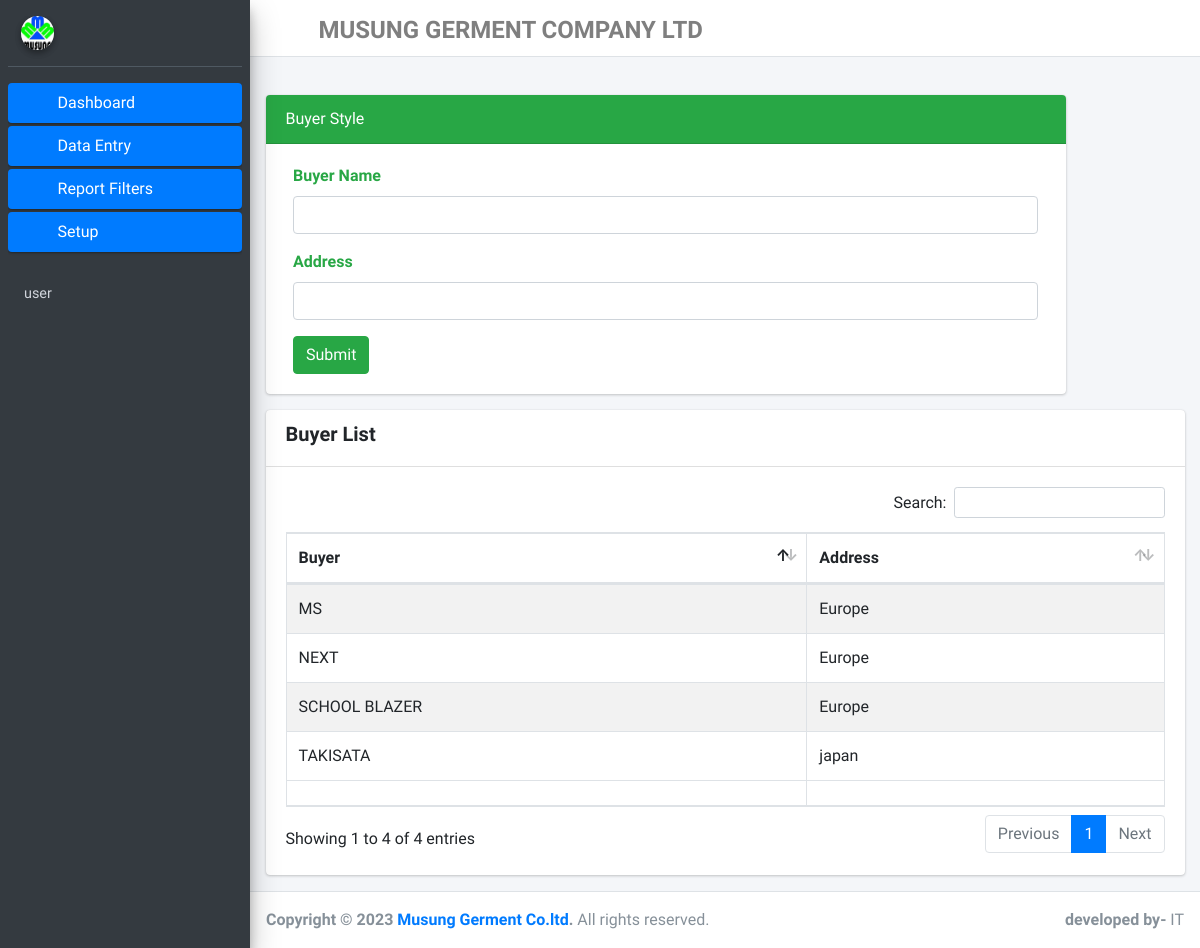
The page /BuyerCreate on the database as committed earlier.
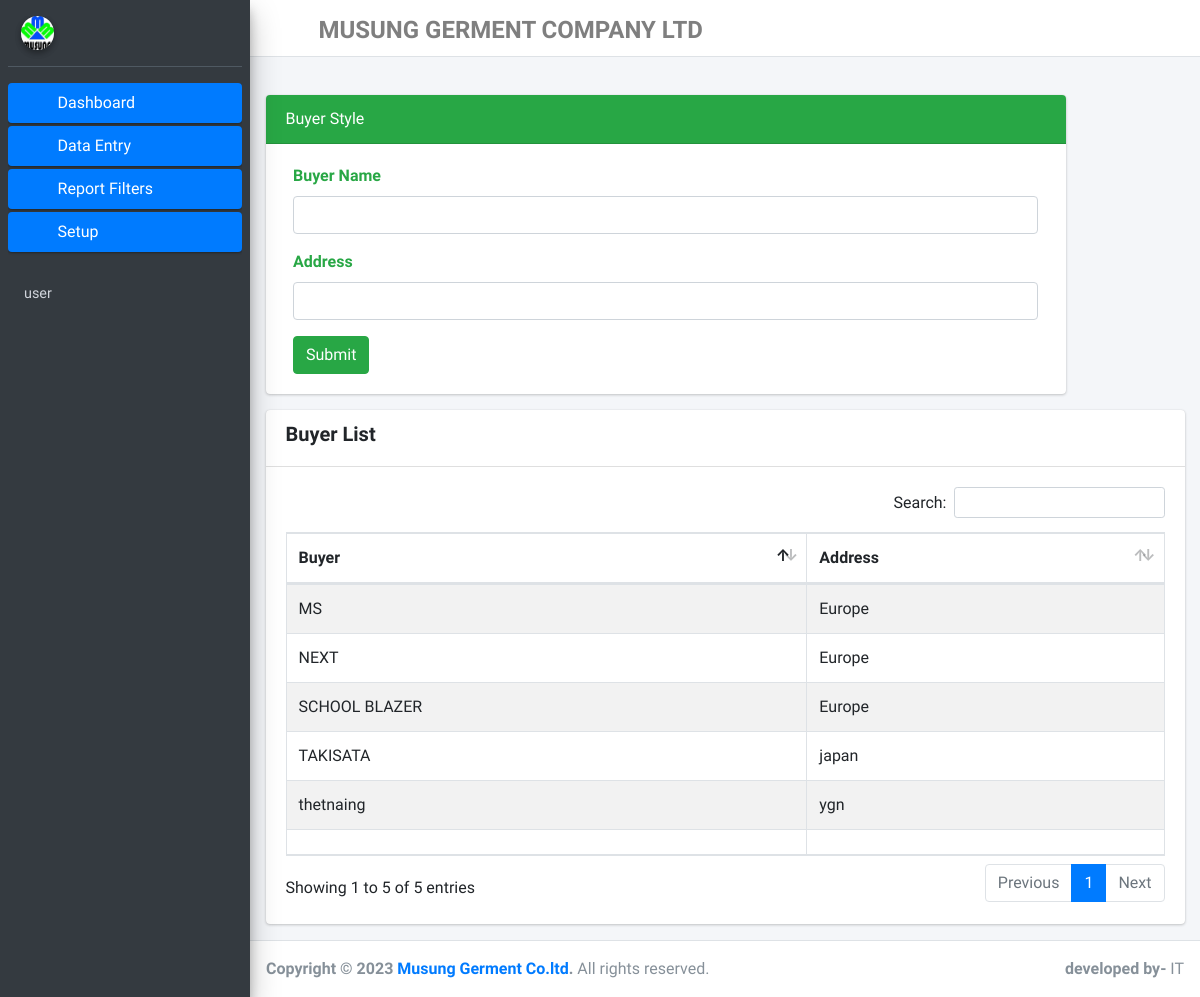
The same page on the database as committed later.
### myapp/models.py (models this page shows, shortened)
class Buyer(models.Model):
    id = models.AutoField(primary_key=True)
    BuyerName = models.CharField(max_length=225)
    Address = models.CharField(max_length=225)
    class Meta:
        db_table = 'Buyer'

### myapp/views.py (the view, shortened to what this page needs)
# urls.py: path('BuyerCreate', BuyerCreate.as_view(), name='BuyerCreate'),
class BuyerCreate(View):
    def get(self,request):
        buyer = Buyer.objects.all()
        return render(request, 'BuyerCreate.html', {'buyer':buyer})

### templates/BuyerCreate.html (shortened to what this page needs)
{% extends 'base.html' %}
{% load static %}
{% block content %}
<div class="card border-success mb-3" style="max-width: 50rem;">
  <div class="card-header bg-success">Buyer Style</div>
  <div class="card-body text-success">
<form method="POST">{% csrf_token %}
    <div class="col-md-12">
                <div class="form-group">
                  <label>Buyer Name</label>
                  <input type="text" class="form-control" name="BuyerName">
                </div>
              </div>
  <div class="col-md-12">
                <div class="form-group">
                  <label>Address</label>
                  <input type="text" class="form-control" name="Address">
                </div>
              </div>
     <div class="col-md-12">
                  <input type="submit" name="Create" class="btn btn-success">
              </div>
</form>
  </div>
</div>
 <div class="card">
              <div class="card-header">
<h5><b>Buyer List</b></h5>
              </div>
              <div class="card-body">
                <table id="example1" class="table table-bordered table-striped">
                  <thead>
                  <th>Buyer</th>
                  <th>Address</th>
                  </thead>
                  <tbody>
                  {% for d in buyer %}
                <tr>
                  <td>{{d.BuyerName}}</td>
                  <td>{{d.Address}}</td>
                </tr>
                {% endfor %}
                  </tbody>
                  <tfoot>
                  <tr>
                  <th></th>
                  <th></th>
                  </tr>
                  </tfoot>
                </table>
              </div>
            </div>
{% endblock content %}

Rows that differ between the two databases and show on the page:
added Buyer: BuyerName "thetnaing", Address "ygn"
Other text that changed with them:
text written by a page script: "Search: Showing 1 to 4 of 4 entries Previous 1 Next" → "Search: Showing 1 to 5 of 5 entries Previous 1 Next"
